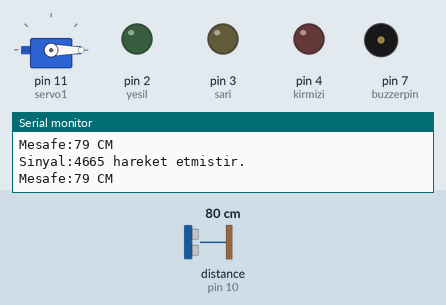
This sketch was run on a simulated Arduino Uno, built with avr-gcc and run on an emulated ATmega328P. On the bench: servo, output pins drawn as LEDs (lit = HIGH), buzzer (waves = sounding, pin HIGH), the last lines printed to the serial monitor. Wiring (inferred from the names in the program): ultrasonic range finder: trigger pin 9; echo pin 10. The inputs (shaded band) are chosen by the test bench; at power-on: distance to the obstacle (sensor on pin 10) 80 cm. The echo pulse lasts 58.3 µs per cm; pins used as bus, display or sensor lines are not drawn.

Above: at 2.8 s.
2.9 s: distance to the obstacle (sensor on pin 10) set to 55 cm
6.2 s: distance to the obstacle (sensor on pin 10) set to 49 cm
At 10.0 s:
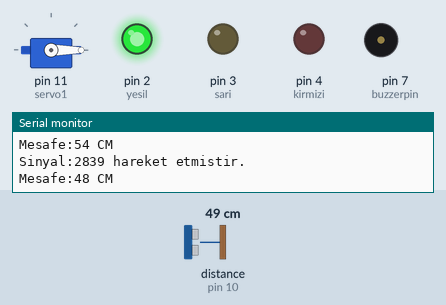
10.5 s: distance to the obstacle (sensor on pin 10) set to 34 cm
14.2 s: distance to the obstacle (sensor on pin 10) set to 27 cm
At 17.8 s:
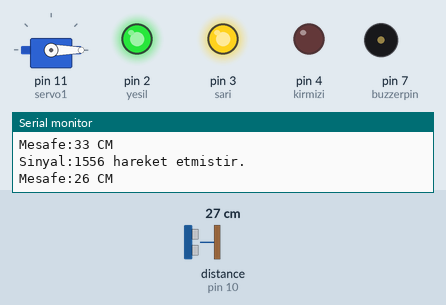
18.5 s: distance to the obstacle (sensor on pin 10) set to 12 cm
22.2 s: distance to the obstacle (sensor on pin 10) set to 9 cm
At 25.3 s:
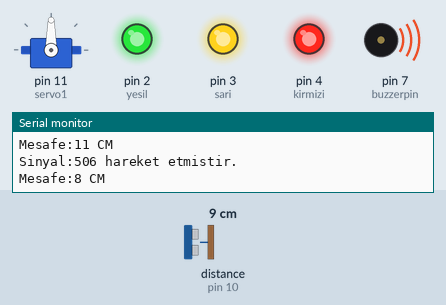
At 27.3 s:
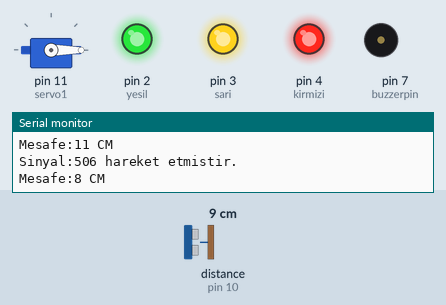
Timing chart, 0 to 28.5 s (numbered marks = the images above; inputs shaded):
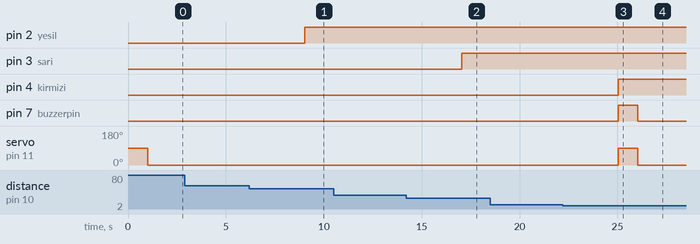

The sketch:

mesafe_sensoru_led_buzzer.ino
```cpp
#include<Servo.h>

int trigpin=9;
int echopin=10;
int kirmizi=4;
int sari=3;
int yesil=2;
long sure;
long uzaklik;
int buzzerpin=7;
Servo servo1;
int aci;

void setup()
{
  pinMode(trigpin, OUTPUT);
  pinMode(echopin, INPUT);
  pinMode(kirmizi,OUTPUT);
  pinMode(sari,OUTPUT);
  pinMode(yesil,OUTPUT);
  pinMode(buzzerpin, OUTPUT);
  servo1.attach(11);

  Serial.begin(9600);
}

void loop()
{
  digitalWrite(trigpin, LOW);  // Daha öncesinde bu pinnde veri olma ihtimalinden dolayı bu pini low'a çakiyoruz.
  delayMicroseconds(2);

  digitalWrite(trigpin, HIGH);
  delayMicroseconds(10);

  digitalWrite(trigpin, LOW);

  // pulseIn methodu bir dijial pinin HIGH iken LOW yapılması arasındaki süreyi veya LOW iken HIGH yapılması arasında geçen süreyi hesaplamak için kullanılır.

  sure=pulseIn(echopin,HIGH); // Normalde echo pini LOW fakat trig pininden çıkan ışın bir cisme çarpıp tekrar mesafe sensörünün echo pinine ulaştığında HIGH olmuş oldu.
  uzaklik=(sure/2)/29.154; // uzaklik=(sure/2)*0.0343;

  Serial.print("Sinyal:");
  Serial.print(sure);
  Serial.println(" hareket etmistir.");

  Serial.print("Mesafe:");
  Serial.print(uzaklik);
  Serial.println(" CM");
  delay(1000);

  if (uzaklik < 10)
  {
    digitalWrite(kirmizi, HIGH);
    digitalWrite(sari, HIGH);
    digitalWrite(yesil, HIGH);
    digitalWrite(buzzerpin, HIGH);
    rotateServo();
    delay(1000);
    digitalWrite(buzzerpin, LOW);
    stopServo();
    delay(1000);


  }
  else if (uzaklik >= 10 && uzaklik < 30)
  {
    digitalWrite(kirmizi, LOW);
    digitalWrite(sari, HIGH);
    digitalWrite(yesil, HIGH);
    digitalWrite(buzzerpin, LOW);
    stopServo();
  }
  else if (uzaklik >= 30 && uzaklik <= 50)
  {
    digitalWrite(kirmizi, LOW);
    digitalWrite(sari, LOW);
    digitalWrite(yesil, HIGH);
    digitalWrite(buzzerpin,LOW);
    stopServo();
  }
  else
  {
    digitalWrite(kirmizi, LOW);
    digitalWrite(sari, LOW);
    digitalWrite(yesil, LOW);
    digitalWrite(buzzerpin,LOW);
    stopServo();

  }
  delay(1000);
}

void rotateServo() {
  // Servo motoru 90 derece döndür
  servo1.write(90);
}

void stopServo() {
  // Servo motoru durdur
  servo1.write(0);
}
```

Measured:
- the behaviour switches between 52 and 51 cm on distance to the obstacle (sensor on pin 10) (found by bisection; images 0 and 1)
- the behaviour switches between 31 and 30 cm on distance to the obstacle (sensor on pin 10) (found by bisection; images 1 and 2)
- the behaviour switches between 11 and 10 cm on distance to the obstacle (sensor on pin 10) (found by bisection; images 2 and 3)
- after the input at 6.2 s, pin 2 (yesil): LOW → HIGH after 2.8 s
- after the input at 14.2 s, pin 3 (sari): LOW → HIGH after 2.8 s
- after the input at 22.2 s, pin 4 (kirmizi): LOW → HIGH after 2.8 s; pin 7 (buzzerpin): LOW → HIGH after 2.8 s, → LOW 1.0 s later; servo on pin 11 (servo1): 0° → 90° after 2.8 s, → 0° 1.0 s later
